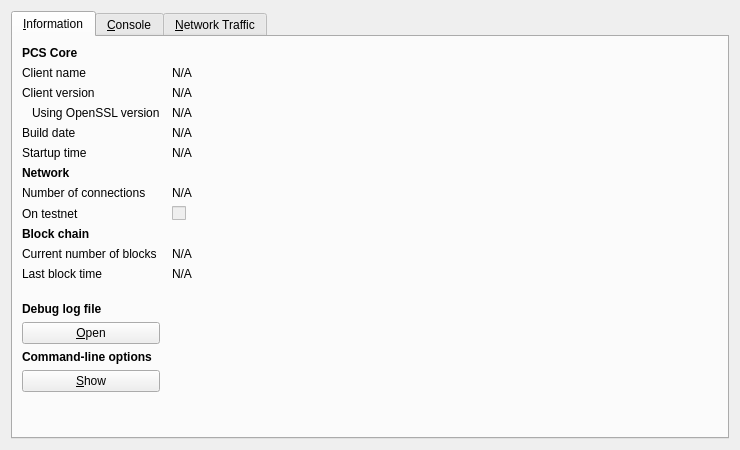
<?xml version="1.0" encoding="UTF-8"?>
<ui version="4.0">
 <class>RPCConsole</class>
 <widget class="QDialog" name="RPCConsole">
  <property name="geometry">
   <rect>
    <x>0</x>
    <y>0</y>
    <width>740</width>
    <height>450</height>
   </rect>
  </property>
  <property name="windowTitle">
   <string>PCS - Debug window</string>
  </property>
  <layout class="QVBoxLayout" name="verticalLayout_2">
   <item>
    <widget class="QTabWidget" name="tabWidget">
     <property name="currentIndex">
      <number>0</number>
     </property>
     <widget class="QWidget" name="tab_info">
      <attribute name="title">
       <string>&amp;Information</string>
      </attribute>
      <layout class="QGridLayout" name="gridLayout" columnstretch="0,1">
       <property name="horizontalSpacing">
        <number>12</number>
       </property>
       <item row="0" column="0">
        <widget class="QLabel" name="label_9">
         <property name="font">
          <font>
           <weight>75</weight>
           <bold>true</bold>
          </font>
         </property>
         <property name="text">
          <string>PCS Core</string>
         </property>
        </widget>
       </item>
       <item row="1" column="0">
        <widget class="QLabel" name="label_5">
         <property name="text">
          <string>Client name</string>
         </property>
        </widget>
       </item>
       <item row="1" column="1">
        <widget class="QLabel" name="clientName">
         <property name="cursor">
          <cursorShape>IBeamCursor</cursorShape>
         </property>
         <property name="text">
          <string>N/A</string>
         </property>
         <property name="textFormat">
          <enum>Qt::PlainText</enum>
         </property>
         <property name="textInteractionFlags">
          <set>Qt::LinksAccessibleByMouse|Qt::TextSelectableByKeyboard|Qt::TextSelectableByMouse</set>
         </property>
        </widget>
       </item>
       <item row="2" column="0">
        <widget class="QLabel" name="label_6">
         <property name="text">
          <string>Client version</string>
         </property>
        </widget>
       </item>
       <item row="2" column="1">
        <widget class="QLabel" name="clientVersion">
         <property name="cursor">
          <cursorShape>IBeamCursor</cursorShape>
         </property>
         <property name="text">
          <string>N/A</string>
         </property>
         <property name="textFormat">
          <enum>Qt::PlainText</enum>
         </property>
         <property name="textInteractionFlags">
          <set>Qt::LinksAccessibleByMouse|Qt::TextSelectableByKeyboard|Qt::TextSelectableByMouse</set>
         </property>
        </widget>
       </item>
       <item row="3" column="0">
        <widget class="QLabel" name="label_14">
         <property name="text">
          <string>Using OpenSSL version</string>
         </property>
         <property name="indent">
          <number>10</number>
         </property>
        </widget>
       </item>
       <item row="3" column="1">
        <widget class="QLabel" name="openSSLVersion">
         <property name="cursor">
          <cursorShape>IBeamCursor</cursorShape>
         </property>
         <property name="text">
          <string>N/A</string>
         </property>
         <property name="textFormat">
          <enum>Qt::PlainText</enum>
         </property>
         <property name="textInteractionFlags">
          <set>Qt::LinksAccessibleByMouse|Qt::TextSelectableByKeyboard|Qt::TextSelectableByMouse</set>
         </property>
        </widget>
       </item>
       <item row="4" column="0">
        <widget class="QLabel" name="label_12">
         <property name="text">
          <string>Build date</string>
         </property>
        </widget>
       </item>
       <item row="4" column="1">
        <widget class="QLabel" name="buildDate">
         <property name="cursor">
          <cursorShape>IBeamCursor</cursorShape>
         </property>
         <property name="text">
          <string>N/A</string>
         </property>
         <property name="textFormat">
          <enum>Qt::PlainText</enum>
         </property>
         <property name="textInteractionFlags">
          <set>Qt::LinksAccessibleByMouse|Qt::TextSelectableByKeyboard|Qt::TextSelectableByMouse</set>
         </property>
        </widget>
       </item>
       <item row="5" column="0">
        <widget class="QLabel" name="label_13">
         <property name="text">
          <string>Startup time</string>
         </property>
        </widget>
       </item>
       <item row="5" column="1">
        <widget class="QLabel" name="startupTime">
         <property name="cursor">
          <cursorShape>IBeamCursor</cursorShape>
         </property>
         <property name="text">
          <string>N/A</string>
         </property>
         <property name="textFormat">
          <enum>Qt::PlainText</enum>
         </property>
         <property name="textInteractionFlags">
          <set>Qt::LinksAccessibleByMouse|Qt::TextSelectableByKeyboard|Qt::TextSelectableByMouse</set>
         </property>
        </widget>
       </item>
       <item row="6" column="0">
        <widget class="QLabel" name="label_11">
         <property name="font">
          <font>
           <weight>75</weight>
           <bold>true</bold>
          </font>
         </property>
         <property name="text">
          <string>Network</string>
         </property>
        </widget>
       </item>
       <item row="7" column="0">
        <widget class="QLabel" name="label_7">
         <property name="text">
          <string>Number of connections</string>
         </property>
        </widget>
       </item>
       <item row="7" column="1">
        <widget class="QLabel" name="numberOfConnections">
         <property name="cursor">
          <cursorShape>IBeamCursor</cursorShape>
         </property>
         <property name="text">
          <string>N/A</string>
         </property>
         <property name="textFormat">
          <enum>Qt::PlainText</enum>
         </property>
         <property name="textInteractionFlags">
          <set>Qt::LinksAccessibleByMouse|Qt::TextSelectableByKeyboard|Qt::TextSelectableByMouse</set>
         </property>
        </widget>
       </item>
       <item row="8" column="0">
        <widget class="QLabel" name="label_8">
         <property name="text">
          <string>On testnet</string>
         </property>
        </widget>
       </item>
       <item row="8" column="1">
        <widget class="QCheckBox" name="isTestNet">
         <property name="enabled">
          <bool>false</bool>
         </property>
         <property name="text">
          <string/>
         </property>
        </widget>
       </item>
       <item row="9" column="0">
        <widget class="QLabel" name="label_10">
         <property name="font">
          <font>
           <weight>75</weight>
           <bold>true</bold>
          </font>
         </property>
         <property name="text">
          <string>Block chain</string>
         </property>
        </widget>
       </item>
       <item row="10" column="0">
        <widget class="QLabel" name="label_3">
         <property name="text">
          <string>Current number of blocks</string>
         </property>
        </widget>
       </item>
       <item row="10" column="1">
        <widget class="QLabel" name="numberOfBlocks">
         <property name="cursor">
          <cursorShape>IBeamCursor</cursorShape>
         </property>
         <property name="text">
          <string>N/A</string>
         </property>
         <property name="textFormat">
          <enum>Qt::PlainText</enum>
         </property>
         <property name="textInteractionFlags">
          <set>Qt::LinksAccessibleByMouse|Qt::TextSelectableByKeyboard|Qt::TextSelectableByMouse</set>
         </property>
        </widget>
       </item>
       <item row="11" column="0">
        <widget class="QLabel" name="label_2">
         <property name="text">
          <string>Last block time</string>
         </property>
        </widget>
       </item>
       <item row="11" column="1">
        <widget class="QLabel" name="lastBlockTime">
         <property name="cursor">
          <cursorShape>IBeamCursor</cursorShape>
         </property>
         <property name="text">
          <string>N/A</string>
         </property>
         <property name="textFormat">
          <enum>Qt::PlainText</enum>
         </property>
         <property name="textInteractionFlags">
          <set>Qt::LinksAccessibleByMouse|Qt::TextSelectableByKeyboard|Qt::TextSelectableByMouse</set>
         </property>
        </widget>
       </item>
       <item row="12" column="0">
        <spacer name="verticalSpacer_2">
         <property name="orientation">
          <enum>Qt::Vertical</enum>
         </property>
         <property name="sizeHint" stdset="0">
          <size>
           <width>20</width>
           <height>20</height>
          </size>
         </property>
        </spacer>
       </item>
       <item row="13" column="0">
        <widget class="QLabel" name="labelDebugLogfile">
         <property name="font">
          <font>
           <weight>75</weight>
           <bold>true</bold>
          </font>
         </property>
         <property name="text">
          <string>Debug log file</string>
         </property>
        </widget>
       </item>
       <item row="14" column="0">
        <widget class="QPushButton" name="openDebugLogfileButton">
         <property name="toolTip">
          <string>Open the PCS debug log file from the current data directory. This can take a few seconds for large log files.</string>
         </property>
         <property name="text">
          <string>&amp;Open</string>
         </property>
         <property name="autoDefault">
          <bool>false</bool>
         </property>
        </widget>
       </item>
       <item row="15" column="0">
        <widget class="QLabel" name="labelCLOptions">
         <property name="font">
          <font>
           <weight>75</weight>
           <bold>true</bold>
          </font>
         </property>
         <property name="text">
          <string>Command-line options</string>
         </property>
        </widget>
       </item>
       <item row="16" column="0">
        <widget class="QPushButton" name="showCLOptionsButton">
         <property name="toolTip">
          <string>Show the PCS-Qt help message to get a list with possible PCS command-line options.</string>
         </property>
         <property name="text">
          <string>&amp;Show</string>
         </property>
         <property name="autoDefault">
          <bool>false</bool>
         </property>
        </widget>
       </item>
       <item row="17" column="0">
        <spacer name="verticalSpacer">
         <property name="orientation">
          <enum>Qt::Vertical</enum>
         </property>
         <property name="sizeHint" stdset="0">
          <size>
           <width>20</width>
           <height>40</height>
          </size>
         </property>
        </spacer>
       </item>
      </layout>
     </widget>
     <widget class="QWidget" name="tab_console">
      <attribute name="title">
       <string>&amp;Console</string>
      </attribute>
      <layout class="QVBoxLayout" name="verticalLayout_3">
       <property name="spacing">
        <number>3</number>
       </property>
       <item>
        <widget class="QTextEdit" name="messagesWidget">
         <property name="minimumSize">
          <size>
           <width>0</width>
           <height>100</height>
          </size>
         </property>
         <property name="readOnly">
          <bool>true</bool>
         </property>
         <property name="tabKeyNavigation" stdset="0">
          <bool>false</bool>
         </property>
         <property name="columnCount" stdset="0">
          <number>2</number>
         </property>
        </widget>
       </item>
       <item>
        <layout class="QHBoxLayout" name="horizontalLayout">
         <property name="spacing">
          <number>3</number>
         </property>
         <item>
          <widget class="QLabel" name="label">
           <property name="text">
            <string notr="true">&gt;</string>
           </property>
          </widget>
         </item>
         <item>
          <widget class="QLineEdit" name="lineEdit"/>
         </item>
         <item>
          <widget class="QPushButton" name="clearButton">
           <property name="maximumSize">
            <size>
             <width>24</width>
             <height>24</height>
            </size>
           </property>
           <property name="toolTip">
            <string>Clear console</string>
           </property>
           <property name="text">
            <string/>
           </property>
           <property name="icon">
            <iconset resource="../bitcoin.qrc">
             <normaloff>:/icons/remove</normaloff>:/icons/remove</iconset>
           </property>
           <property name="shortcut">
            <string notr="true">Ctrl+L</string>
           </property>
           <property name="autoDefault">
            <bool>false</bool>
           </property>
          </widget>
         </item>
        </layout>
       </item>
      </layout>
     </widget>
     <widget class="QWidget" name="tab">
      <attribute name="title">
       <string>&amp;Network Traffic</string>
      </attribute>
      <layout class="QHBoxLayout" name="horizontalLayout_3">
       <item>
        <layout class="QVBoxLayout" name="verticalLayout_4">
         <item>
          <widget class="TrafficGraphWidget" name="trafficGraph" native="true">
           <property name="sizePolicy">
            <sizepolicy hsizetype="Expanding" vsizetype="Expanding">
             <horstretch>0</horstretch>
             <verstretch>0</verstretch>
            </sizepolicy>
           </property>
          </widget>
         </item>
         <item>
          <layout class="QHBoxLayout" name="horizontalLayout_2">
           <item>
            <widget class="QSlider" name="sldGraphRange">
             <property name="minimum">
              <number>1</number>
             </property>
             <property name="maximum">
              <number>288</number>
             </property>
             <property name="pageStep">
              <number>12</number>
             </property>
             <property name="value">
              <number>6</number>
             </property>
             <property name="orientation">
              <enum>Qt::Horizontal</enum>
             </property>
            </widget>
           </item>
           <item>
            <widget class="QLabel" name="lblGraphRange">
             <property name="minimumSize">
              <size>
               <width>100</width>
               <height>0</height>
              </size>
             </property>
             <property name="alignment">
              <set>Qt::AlignCenter</set>
             </property>
            </widget>
           </item>
           <item>
            <widget class="QPushButton" name="btnClearTrafficGraph">
             <property name="text">
              <string>&amp;Clear</string>
             </property>
            </widget>
           </item>
          </layout>
         </item>
        </layout>
       </item>
       <item>
        <layout class="QVBoxLayout" name="verticalLayout">
         <item>
          <widget class="QGroupBox" name="groupBox">
           <property name="title">
            <string>Totals</string>
           </property>
           <layout class="QVBoxLayout" name="verticalLayout_5">
            <item>
             <layout class="QHBoxLayout" name="horizontalLayout_4">
              <item>
               <widget class="Line" name="line">
                <property name="sizePolicy">
                 <sizepolicy hsizetype="Fixed" vsizetype="Fixed">
                  <horstretch>0</horstretch>
                  <verstretch>0</verstretch>
                 </sizepolicy>
                </property>
                <property name="minimumSize">
                 <size>
                  <width>10</width>
                  <height>0</height>
                 </size>
                </property>
                <property name="palette">
                 <palette>
                  <active>
                   <colorrole role="Light">
                    <brush brushstyle="SolidPattern">
                     <color alpha="255">
                      <red>0</red>
                      <green>255</green>
                      <blue>0</blue>
                     </color>
                    </brush>
                   </colorrole>
                  </active>
                  <inactive>
                   <colorrole role="Light">
                    <brush brushstyle="SolidPattern">
                     <color alpha="255">
                      <red>0</red>
                      <green>255</green>
                      <blue>0</blue>
                     </color>
                    </brush>
                   </colorrole>
                  </inactive>
                  <disabled>
                   <colorrole role="Light">
                    <brush brushstyle="SolidPattern">
                     <color alpha="255">
                      <red>0</red>
                      <green>255</green>
                      <blue>0</blue>
                     </color>
                    </brush>
                   </colorrole>
                  </disabled>
                 </palette>
                </property>
                <property name="orientation">
                 <enum>Qt::Horizontal</enum>
                </property>
               </widget>
              </item>
              <item>
               <widget class="QLabel" name="label_16">
                <property name="text">
                 <string>In:</string>
                </property>
               </widget>
              </item>
              <item>
               <widget class="QLabel" name="lblBytesIn">
                <property name="minimumSize">
                 <size>
                  <width>50</width>
                  <height>0</height>
                 </size>
                </property>
                <property name="alignment">
                 <set>Qt::AlignRight|Qt::AlignTrailing|Qt::AlignVCenter</set>
                </property>
               </widget>
              </item>
             </layout>
            </item>
            <item>
             <layout class="QHBoxLayout" name="horizontalLayout_5">
              <item>
               <widget class="Line" name="line_2">
                <property name="sizePolicy">
                 <sizepolicy hsizetype="Fixed" vsizetype="Fixed">
                  <horstretch>0</horstretch>
                  <verstretch>0</verstretch>
                 </sizepolicy>
                </property>
                <property name="minimumSize">
                 <size>
                  <width>10</width>
                  <height>0</height>
                 </size>
                </property>
                <property name="palette">
                 <palette>
                  <active>
                   <colorrole role="Light">
                    <brush brushstyle="SolidPattern">
                     <color alpha="255">
                      <red>255</red>
                      <green>0</green>
                      <blue>0</blue>
                     </color>
                    </brush>
                   </colorrole>
                  </active>
                  <inactive>
                   <colorrole role="Light">
                    <brush brushstyle="SolidPattern">
                     <color alpha="255">
                      <red>255</red>
                      <green>0</green>
                      <blue>0</blue>
                     </color>
                    </brush>
                   </colorrole>
                  </inactive>
                  <disabled>
                   <colorrole role="Light">
                    <brush brushstyle="SolidPattern">
                     <color alpha="255">
                      <red>255</red>
                      <green>0</green>
                      <blue>0</blue>
                     </color>
                    </brush>
                   </colorrole>
                  </disabled>
                 </palette>
                </property>
                <property name="orientation">
                 <enum>Qt::Horizontal</enum>
                </property>
               </widget>
              </item>
              <item>
               <widget class="QLabel" name="label_17">
                <property name="text">
                 <string>Out:</string>
                </property>
               </widget>
              </item>
              <item>
               <widget class="QLabel" name="lblBytesOut">
                <property name="minimumSize">
                 <size>
                  <width>50</width>
                  <height>0</height>
                 </size>
                </property>
                <property name="alignment">
                 <set>Qt::AlignRight|Qt::AlignTrailing|Qt::AlignVCenter</set>
                </property>
               </widget>
              </item>
             </layout>
            </item>
            <item>
             <spacer name="verticalSpacer_4">
              <property name="orientation">
               <enum>Qt::Vertical</enum>
              </property>
              <property name="sizeHint" stdset="0">
               <size>
                <width>20</width>
                <height>407</height>
               </size>
              </property>
             </spacer>
            </item>
           </layout>
          </widget>
         </item>
        </layout>
       </item>
      </layout>
     </widget>
    </widget>
   </item>
  </layout>
 </widget>
 <customwidgets>
  <customwidget>
   <class>TrafficGraphWidget</class>
   <extends>QWidget</extends>
   <header>trafficgraphwidget.h</header>
   <container>1</container>
   <slots>
    <slot>clear()</slot>
   </slots>
  </customwidget>
 </customwidgets>
 <resources>
  <include location="../bitcoin.qrc"/>
 </resources>
 <connections/>
</ui>
